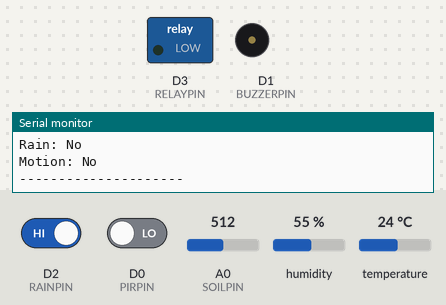
This sketch was run on a simulated ESP8266 (NodeMCU). Parts: switched loads named in the sketch (green lamp = pin HIGH), buzzer (waves = sounding, pin HIGH), the last lines printed to the serial monitor. The test bench sets the inputs (shaded band); at power-on: D2 (RAINPIN) HIGH, D0 (PIRPIN) LOW, A0 (SOILPIN) = 512, humidity 55 %, temperature 24 °C.

Above: at 2.8 s.
2.9 s: D2 (RAINPIN) driven LOW
At 4.9 s:
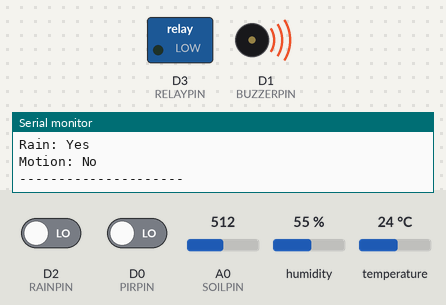
5.6 s: D0 (PIRPIN) driven HIGH
Timing chart, 0 to 8.6 s (numbered marks = the images above; inputs shaded):
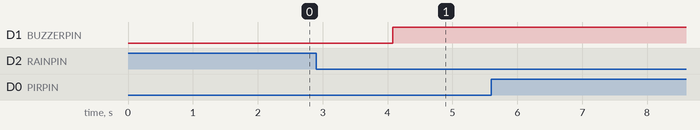

The sketch:

smart_farming.ino
```cpp
#include <DHT.h>

// Define Pins
#define DHTPIN D4        // Temperature Sensor
#define DHTTYPE DHT11    // or DHT22
#define PIRPIN D0        // PIR Motion Sensor
#define SOILPIN A0       // Soil Moisture Sensor
#define RAINPIN D2       // Rain Sensor
#define RELAYPIN D3      // Relay Module
#define BUZZERPIN D1     // Buzzer

DHT dht(DHTPIN, DHTTYPE);

void setup() {
  Serial.begin(115200);
  dht.begin();

  pinMode(PIRPIN, INPUT);
  pinMode(RAINPIN, INPUT);
  pinMode(SOILPIN, INPUT);
  pinMode(RELAYPIN, OUTPUT);
  pinMode(BUZZERPIN, OUTPUT);

  digitalWrite(RELAYPIN, LOW);   // Pump OFF initially
  digitalWrite(BUZZERPIN, LOW);  // Buzzer OFF
}

void loop() {
  // Temperature & Humidity
  float temp = dht.readTemperature();
  float hum = dht.readHumidity();

  // Soil Moisture
  int soilValue = analogRead(SOILPIN);  // 0 to 1023
  bool isSoilDry = soilValue > 600;     // Adjust threshold as needed

  // Rain Detection
  bool isRaining = digitalRead(RAINPIN) == LOW;

  // Motion Detection
  bool motionDetected = digitalRead(PIRPIN) == HIGH;

  // Pump Control
  if (isSoilDry && !isRaining) {
    digitalWrite(RELAYPIN, HIGH); // Pump ON
  } else {
    digitalWrite(RELAYPIN, LOW);  // Pump OFF
  }

  // Buzzer Alerts
  if (motionDetected || isRaining) {
    digitalWrite(BUZZERPIN, HIGH);
  } else {
    digitalWrite(BUZZERPIN, LOW);
  }

  // Debugging Output
  Serial.println("---- Sensor Data ----");
  Serial.print("Temp: ");
  Serial.print(temp);
  Serial.println(" C");
  Serial.print("Humidity: ");
  Serial.print(hum);
  Serial.println(" %");

  Serial.print("Soil: ");
  Serial.println(soilValue);

  Serial.print("Rain: ");
  Serial.println(isRaining ? "Yes" : "No");

  Serial.print("Motion: ");
  Serial.println(motionDetected ? "Yes" : "No");
  Serial.println("---------------------\n");

  delay(2000);  // 2 seconds delay
}
```

Measured:
- after the input at 2.9 s, D1 (BUZZERPIN): LOW → HIGH after 1.2 s
